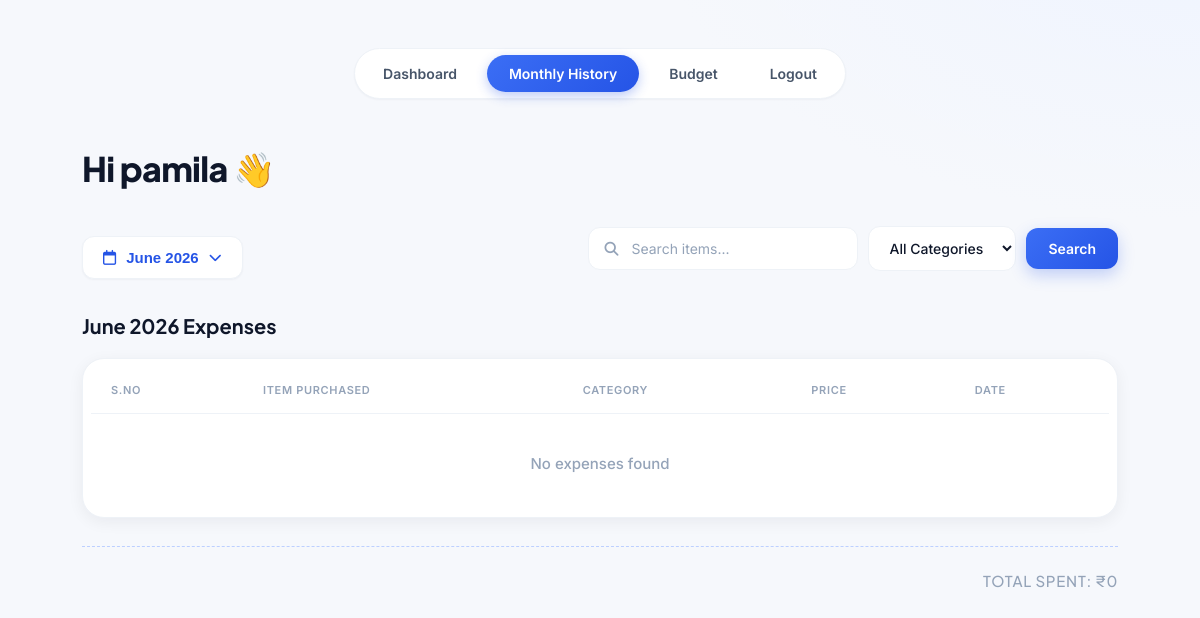
Page /monthly-history/ (signed in) on the earlier database version.
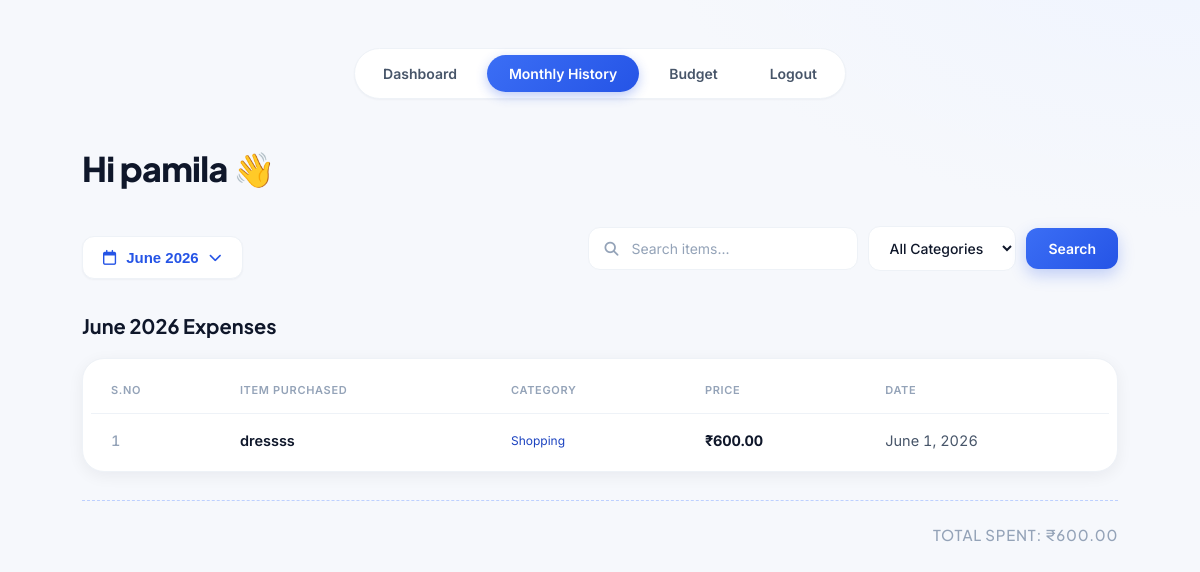
Same page on the later database version.
### users/models.py (models this page shows, shortened)
class Expense(models.Model):
    user = models.ForeignKey(
        User,
        on_delete=models.CASCADE
    )
    item_name = models.CharField(
        max_length=100
    )
    category = models.CharField(
        max_length=50
    )
    amount = models.DecimalField(
        max_digits=10,
        decimal_places=2
    )
    expense_date = models.DateField()

### users/views.py (the view)
# urls.py: path('monthly-history/',views.monthly_history,name='monthly_history'),
@login_required
def monthly_history(request):
    today = date.today()
    try:
        selected_month = int(request.GET.get('month', today.month))
        selected_year = int(request.GET.get('year', today.year))
    except (ValueError, TypeError):
        selected_month = today.month
        selected_year = today.year
    search_query = request.GET.get('search', '').strip()
    category_filter = request.GET.get('category', '').strip()
    expenses = Expense.objects.filter(
        user=request.user,
        expense_date__month=selected_month,
        expense_date__year=selected_year
    )
    if search_query:
        expenses = expenses.filter(item_name__icontains=search_query)
    if category_filter and category_filter != 'All':
        expenses = expenses.filter(category=category_filter)
    expenses = expenses.order_by('expense_date')
    total_spent = sum(expense.amount for expense in expenses)
    first_expense = Expense.objects.filter(user=request.user).order_by('expense_date').first()
    min_year = first_expense.expense_date.year if first_expense else today.year
    max_year = today.year
    months = [
        (1, 'January'), (2, 'February'), (3, 'March'),
        (4, 'April'),   (5, 'May'),      (6, 'June'),
        (7, 'July'),    (8, 'August'),   (9, 'September'),
        (10, 'October'),(11, 'November'),(12, 'December'),
    ]
    context = {
        'expenses': expenses,
        'total_spent': total_spent,
        'selected_month': selected_month,
        'selected_year': selected_year,
        'months': months,
        'min_year': min_year,
        'max_year': max_year,
        'selected_month_name': date(selected_year, selected_month, 1).strftime("%B %Y"),
        'search_query': search_query,
        'category_filter': category_filter or 'All',
        'categories': CATEGORIES,
    }
    return render(request, 'monthly_history.html', context)

### users/templates/monthly_history.html (shortened to what this page needs)
{% load static %}
<!DOCTYPE html>
<html lang="en">
<head>
    <link rel="stylesheet" href="https://cdnjs.cloudflare.com/ajax/libs/font-awesome/6.5.1/css/all.min.css">
    <link rel="stylesheet" href="{% static 'css/dashboard.css' %}">
</head>
<body>
<div class="container">
    <div class="navbar">
        <a href="{% url 'dashboard' %}">Dashboard</a>
        <a href="{% url 'monthly_history' %}" class="active">Monthly History</a>
        <a href="{% url 'budget' %}">Budget</a>
        <a href="{% url 'logout' %}" class="nav-logout">Logout</a>
    </div>
    <div class="header">
        <div>
            <h1>Hi {{ request.user.username }} 👋</h1>
        </div>
    </div>
    <div class="picker-wrapper">
        <div class="picker-left">
            <button class="picker-toggle-btn" id="toggleBtn" onclick="togglePicker()">
                <i class="fa-regular fa-calendar"></i>
                {{ selected_month_name }}
                <i class="fa-solid fa-chevron-down"></i>
            </button>
        </div>
        <form method="GET" class="filter-bar" id="filterBar">
            <div class="search-field">
                <input
                    type="text"
                    name="search"
                    value="{{ search_query }}"
                    placeholder="Search items..."
                    autocomplete="off">
            </div>
            <select name="category" onchange="document.getElementById('filterBar').submit()">
                <option value="All" {% if category_filter == 'All' %}selected{% endif %}>All Categories</option>
            </select>
            <button type="submit" class="filter-apply-btn">Search</button>
        </form>
    </div>
    <h2 class="history-heading">
        {{ selected_month_name }}
        Expenses
    </h2>
    <div class="table-container">
        <table>
            <thead>
                <tr>
                    <th>S.No</th>
                    <th>Item Purchased</th>
                    <th>Category</th>
                    <th>Price</th>
                    <th>Date</th>
                </tr>
            </thead>
            <tbody>
                {% for expense in expenses %}
                <tr>
                    <td>{{ forloop.counter }}</td>
                    <td>{{ expense.item_name }}</td>
                    <td>{{ expense.category }}</td>
                    <td>₹{{ expense.amount }}</td>
                    <td>{{ expense.expense_date }}</td>
                </tr>
                {% empty %}
                <tr>
                    <td colspan="5" class="no-expenses">
                        No expenses found
                    </td>
                </tr>
                {% endfor %}
            </tbody>
        </table>
    </div>
    <div class="total">
        Total Spent: ₹{{ total_spent }}
    </div>
</div>
</body>
</html>

Differences in the rows shown:
added Expense: item_name "dressss", category "Shopping", amount "600.00", expense_date "June 1, 2026"
Other differences:
{{ total_spent }}: "0" → "600.00"
text no longer shown: "No expenses found"
